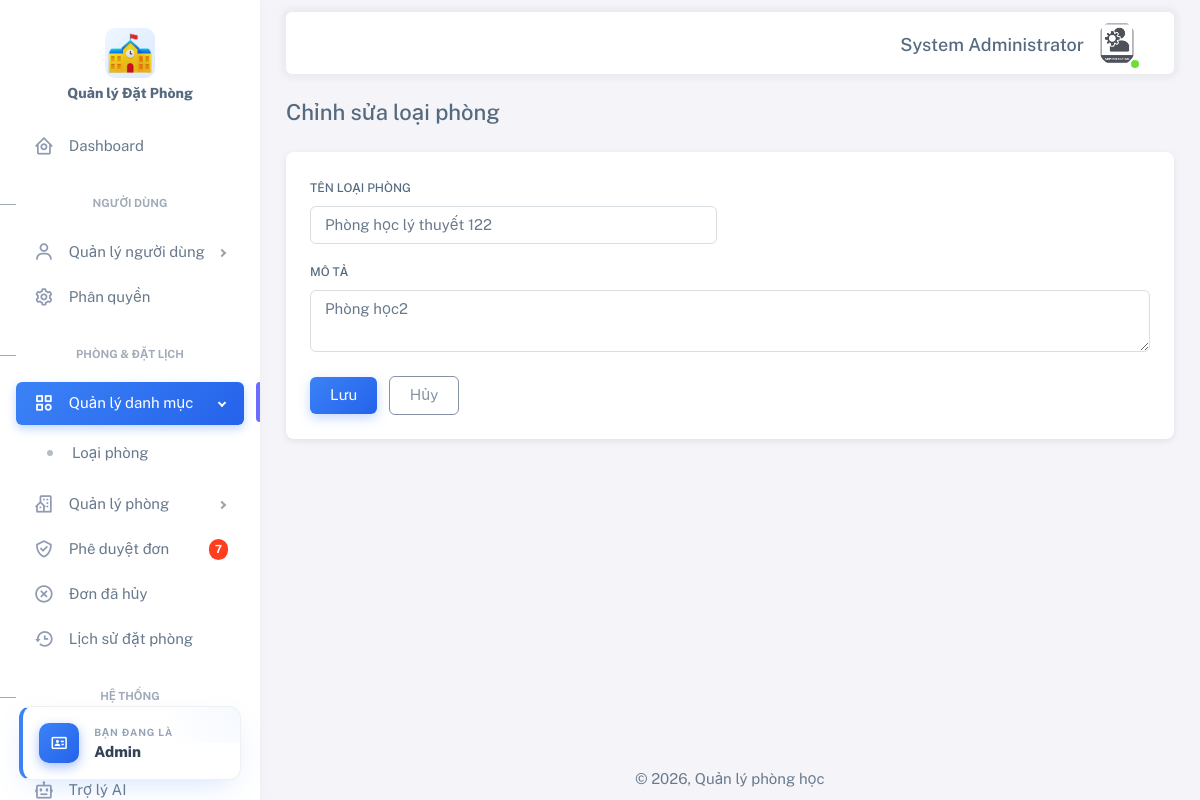
Screenshot of /admin/room-type/edit-type-room.php?id=6 (signed in) with the database file from the repository.
### tables this page shows
CREATE TABLE `users` (
  `id` int(11) NOT NULL COMMENT 'ID',
  `username` varchar(50) NOT NULL COMMENT 'Tên đăng nhập duy nhất',
  `password` varchar(255) NOT NULL COMMENT 'Mật khẩu sau khi mã hóa',
  `avatar` varchar(255) DEFAULT NULL COMMENT 'avatar',
  `full_name` varchar(100) DEFAULT NULL COMMENT 'Họ tên đầy đủ',
  `email` varchar(100) DEFAULT NULL COMMENT 'Email người dùng (duy nhất)',
  `phone` varchar(15) DEFAULT NULL COMMENT 'Số điện thoại',
  `role` enum('admin','giang_vien','sinh_vien') NOT NULL COMMENT 'Vai trò người dùng',
  `department` varchar(100) DEFAULT NULL COMMENT 'Khoa hoặc phòng ban',
  `student_code` varchar(20) DEFAULT NULL COMMENT 'Mã sinh viên (nếu là sinh viên)',
  `employee_code` varchar(20) DEFAULT NULL COMMENT 'Mã giảng viên (nếu là giảng viên)',
  `is_active` tinyint(1) DEFAULT 1 COMMENT 'Còn hoạt động hay không',
  `created_at` timestamp NOT NULL DEFAULT current_timestamp() COMMENT 'Thời gian tạo bản ghi',
  `updated_at` timestamp NOT NULL DEFAULT current_timestamp() ON UPDATE current_timestamp() COMMENT 'Thời gian cập nhật bản ghi'
);

CREATE TABLE `room_types` (
  `id` int(11) NOT NULL COMMENT 'ID',
  `type_name` varchar(100) NOT NULL COMMENT 'Tên loại phòng',
  `description` text DEFAULT NULL COMMENT 'Mô tả chi tiết về loại phòng',
  `created_at` timestamp NOT NULL DEFAULT current_timestamp() COMMENT 'Thời gian tạo bản ghi'
);

### helpers/helpers.php (called while the page is built, shortened)
<?php
    function getUserById($conn, $userId) {
        $sql = "SELECT * FROM users WHERE id = ? LIMIT 1";
        $stmt = $conn->prepare($sql);
        $stmt->bind_param("i", $userId);
        $stmt->execute();
        $result = $stmt->get_result();
        return $result->fetch_assoc();
    }
?>

### admin/room-type/edit-type-room.php (the view, shortened to what this page needs)
<?php
require_once __DIR__ . '/../../config/connect.php';
require_once __DIR__ . '/../../helpers/helpers.php';
$id = isset($_GET['id']) ? intval($_GET['id']) : 0;
$old = $_SESSION['old'] ?? [];
if (empty($old)) {
    $stmt = $conn->prepare("SELECT * FROM room_types WHERE id = ?");
    $stmt->bind_param("i", $id);
    $stmt->execute();
    $result = $stmt->get_result();
    $roomType = $result->fetch_assoc();
    $old = $roomType;
}
include __DIR__ . '/../common/header.php';
?>
</head>
<body>
    <div class="layout-wrapper layout-content-navbar">
        <div class="layout-container">
            <?php include __DIR__ . '/../common/menu-sidebar.php'; ?>
            <div class="layout-page">
                <?php include __DIR__ . '/../common/navbar.php'; ?>
                <div class="content-wrapper">
                    <div class="container-xxl flex-grow-1 container-p-y">
                        <div class="row mb-4">
                            <div class="col-12">
                                <h4 class="mb-1">Chỉnh sửa loại phòng</h4>
                            </div>
                        </div>
                        <div class="card mb-4">
                            <div class="card-body">
                                <form method="POST" action="process-edit-type-room.php">
                                    <div class="row">
                                        <div class="mb-3 col-md-6">
                                            <label for="type_name" class="form-label">Tên loại phòng</label>
                                            <input class="form-control" type="text" id="type_name" name="type_name"
                                                value="<?= htmlspecialchars($old['type_name'] ?? '') ?>" required />
                                        </div>
                                        <div class="mb-3 col-md-12">
                                            <label for="description" class="form-label">Mô tả</label>
                                            <textarea class="form-control" id="description" name="description"
                                                rows="2"><?= htmlspecialchars($old['description'] ?? '') ?></textarea>
                                        </div>
                                    </div>
                                    <div class="mt-2">
                                        <button type="submit" class="btn btn-primary me-2" style="background: var(--primary-gradient); border: none; box-shadow: 0 4px 12px rgba(59, 130, 246, 0.3);">Lưu</button>
                                        <a href="list-type-room.php" class="btn btn-outline-secondary">Hủy</a>
                                    </div>
                                </form>
                            </div>
                        </div>
                    </div>
                    <?php include __DIR__ . '/../common/footer.php'; ?>
                </div>
            </div>
        </div>
    </div>
</body>
</html>

### admin/common/navbar.php (shortened to what this page needs)
<?php
    require_once __DIR__ . '/../../config/connect.php';
    require_once __DIR__ . '/../../helpers/helpers.php';
    $userId = $_SESSION['user_id'] ? intval($_SESSION['user_id']) : 0;
    $userLoginId = getUserById($conn, $userId);
?>
<nav class="layout-navbar container-xxl navbar navbar-expand-xl navbar-detached align-items-center bg-navbar-theme"
    id="layout-navbar" style="z-index: 1;">
    <div class="navbar-nav-right d-flex align-items-center" id="navbar-collapse">
        <ul class="navbar-nav flex-row align-items-center ms-auto">
            <h5 style="padding-top: 8%;"><?php echo $userLoginId['full_name']; ?></h5>
            <li class="nav-item navbar-dropdown dropdown-user dropdown">
                <a class="nav-link dropdown-toggle hide-arrow" href="javascript:void(0);" data-bs-toggle="dropdown">
                    <div class="avatar avatar-online">
                        <img src="<?php echo !empty($userLoginId['avatar']) ? '../../assets/' . htmlspecialchars($userLoginId['avatar']) : ''; ?>" alt class="w-px-40 h-auto rounded-circle" />
                    </div>
                </a>
            </li>
        </ul>
    </div>
</nav>

### admin/room-type/edit-type-room.php (style rules this page uses)
:root { --primary-gradient: linear-gradient(135deg, #3b82f6 0%, #2563eb 100%); }
.avatar { width: 50px; height: 50px; display: flex; align-items: center; justify-content: center; }

### rows the page displays
users: full_name "System Administrator", avatar (picture)
room_types: type_name "Phòng học lý thuyết 122", description "Phòng học2"

### other values shown
$pending_count "7"
$role_map[$_SESSION['user_role']] "Admin"
